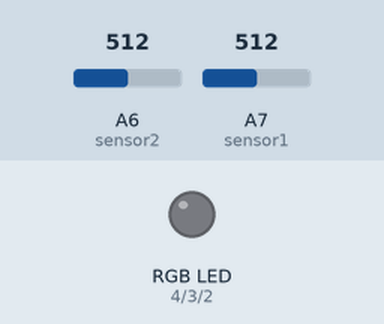
Simulated run of this sketch. Board: Arduino Nano, built with avr-gcc and run on an emulated ATmega328P. On the bench: an RGB LED mixed from three pins (HIGH = lit). Inputs (shaded band) come from the test bench; at power-on: A6 (sensor2) = 512, A7 (sensor1) = 512. Random numbers use the default seed unless the sketch sets one.

Above: at 0.15 s.
Timing chart, 0 to 40.0 s (numbered marks = the images above):
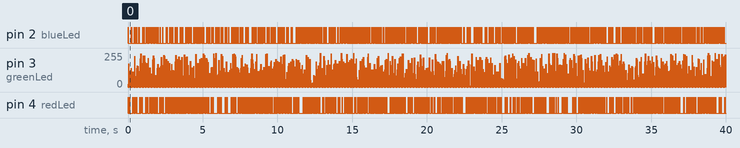

The sketch:

Compatibility_Machine.ino
```cpp
int blueLed = 2;
int greenLed = 3;
int redLed = 4;

int sensor1 = A7;
int sensor2 = A6;

void setup() {
  // put your setup code here, to run once:
  Serial.begin (9600);
  pinMode (blueLed, OUTPUT);
  pinMode (greenLed, OUTPUT);
  pinMode (redLed, OUTPUT);
}

void loop() {
  // put your main code here, to run repeatedly:
  int sensorValue1 = analogRead (sensor1);
  int sensorValue2 = analogRead (sensor2);
//  Serial.println ((String)"s1=" + sensorValue1);
//  Serial.println ((String)"s2=" + sensorValue2);
//  delay(1000);

  if (sensorValue1 > 15 && sensorValue2 > 15) { //before two people starting the test
    analogWrite(blueLed, random(0, 255));
    analogWrite(greenLed, random(0, 255));
    analogWrite(redLed, random(0, 255));
    delay(20);

    analogWrite(blueLed, 0);
    analogWrite(greenLed, 0);
    analogWrite(redLed, 0);
    delay (20);
  }

  if (sensorValue1 <15 && sensorValue2 <15) { //during the test
    analogWrite(blueLed, 0);
    analogWrite(greenLed, 0);
    analogWrite(redLed, 0);

    //color generation
    int color = random(0, 3); //3 colors
    if (color == 0) {
      analogWrite(blueLed, 150);
    } else if (color == 1) {
      analogWrite(greenLed, 150);
    } else if (color ==2) {
      analogWrite(redLed, 150);
    }
    Serial.println(color);
    exit(0);

//    //reload the loop if they loose fingers
//    for (int i=0; i<255; i++) {
//      if (sensorValue1 >15 && sensorValue2 >15) {
//        break;
//      }
//    }
  }
}
```
